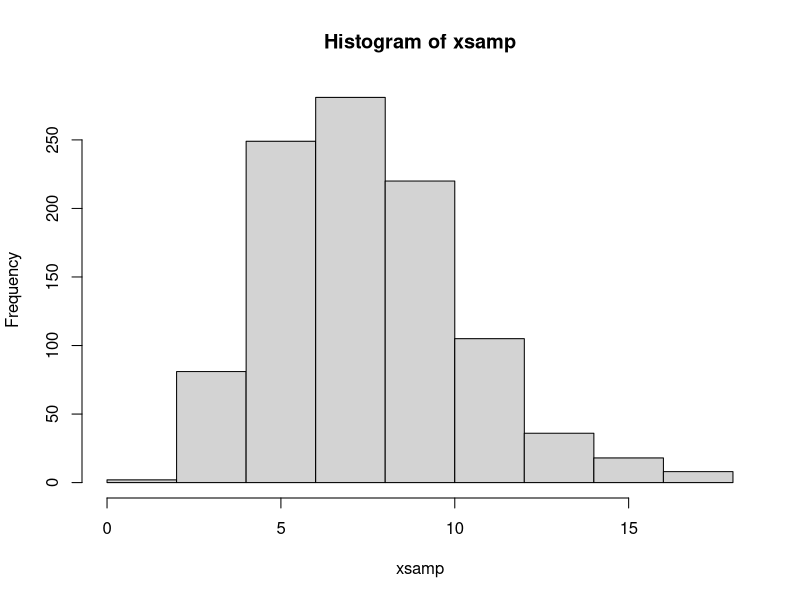
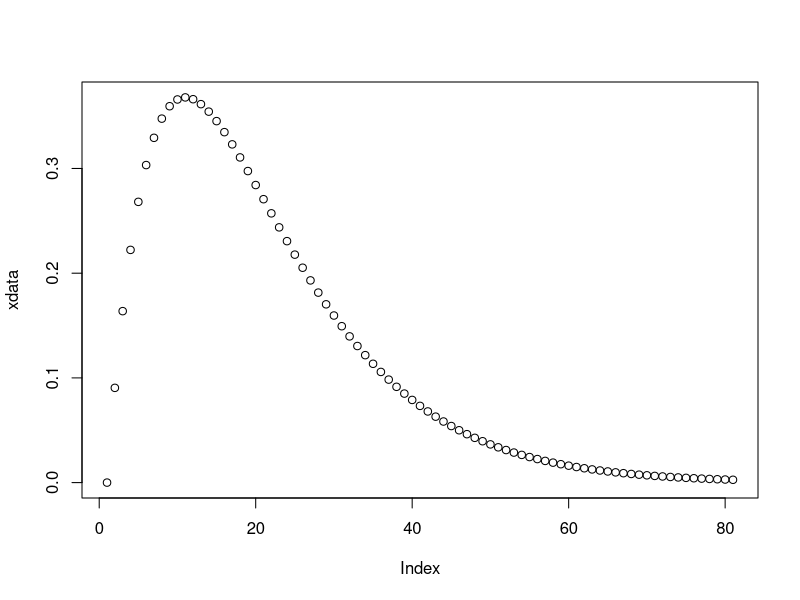
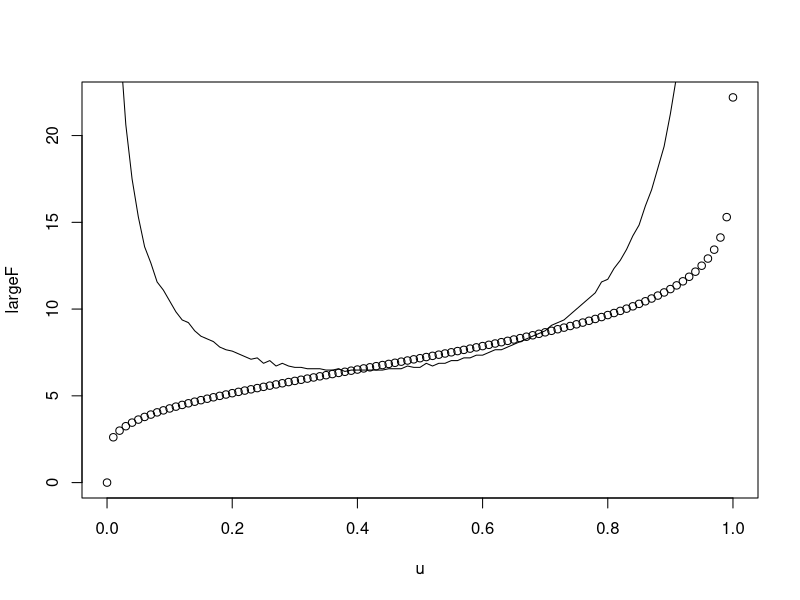

The R source for these figures, in order:
library(MCMCpack)


calcWeight <- function(gammaInv, diffGammaInv) {
  weight = (1/length(n))*(sum(diffGammInv/gammaInv)) - sum(diffGammaInv)/sum(gammaInv)
  return(weight)
}

invGammaCumulative <- function(u, alpha) {
  x = 0
  stepSize = 0.1
  tolerance = 0.0001
  direction = 1
  integralValue = 0
  
  while(abs(integralValue - u) > tolerance){
    x = x + direction*stepSize
    if(x<0) {
      x = 0
      direction = 1
    }
    
    integral = integrate(gammaDensity, 0, x)
    integralValue = integral$value
    
    # Going left and pass the point
    if ((u > integralValue) && (direction == -1)) {
      stepSize = stepSize/2
      direction = 1
    }
    
    # Going right and pass the point
    if ((u < integralValue) && (direction == 1)) {
      stepSize = stepSize/2
      direction = -1
    }
  }
  return(x)
}

diffInvGammaCumulative <- function(u) {
  firstPoint = invGammaCumulative(u, alpha)
  secondPoint = invGammaCumulative(u+hStep, alpha)
  return((secondPoint - firstPoint)/hStep)
}

gammaDensity <- function(x) {
  return(dgamma(x, alpha,1))  
}

alpha = 7.5
hStep = 0.01

NUM_SAMPLES = 1000
xsamp = rep(0, NUM_SAMPLES)
for(i in 1:NUM_SAMPLES) {
  u = runif(1)
  xsamp[i] = invGammaCumulative(u, alpha)
}
hist(xsamp)
xdata = dgamma(seq(0,8, by=0.1),2)
plot(xdata)

u = seq(0,1,by=0.01)
largeF = rep(0,length(u))
diffF = rep(0,length(u)-1)
for(i in 1:length(u)) {
  largeF[i] = invGammaCumulative(u[i],alpha)
  if(i<length(u)) {
    diffF[i] = diffInvGammaCumulative(u[i])  
  }
  print(i)
}
plot(u,largeF)
lines(u[1:100],diffF)
